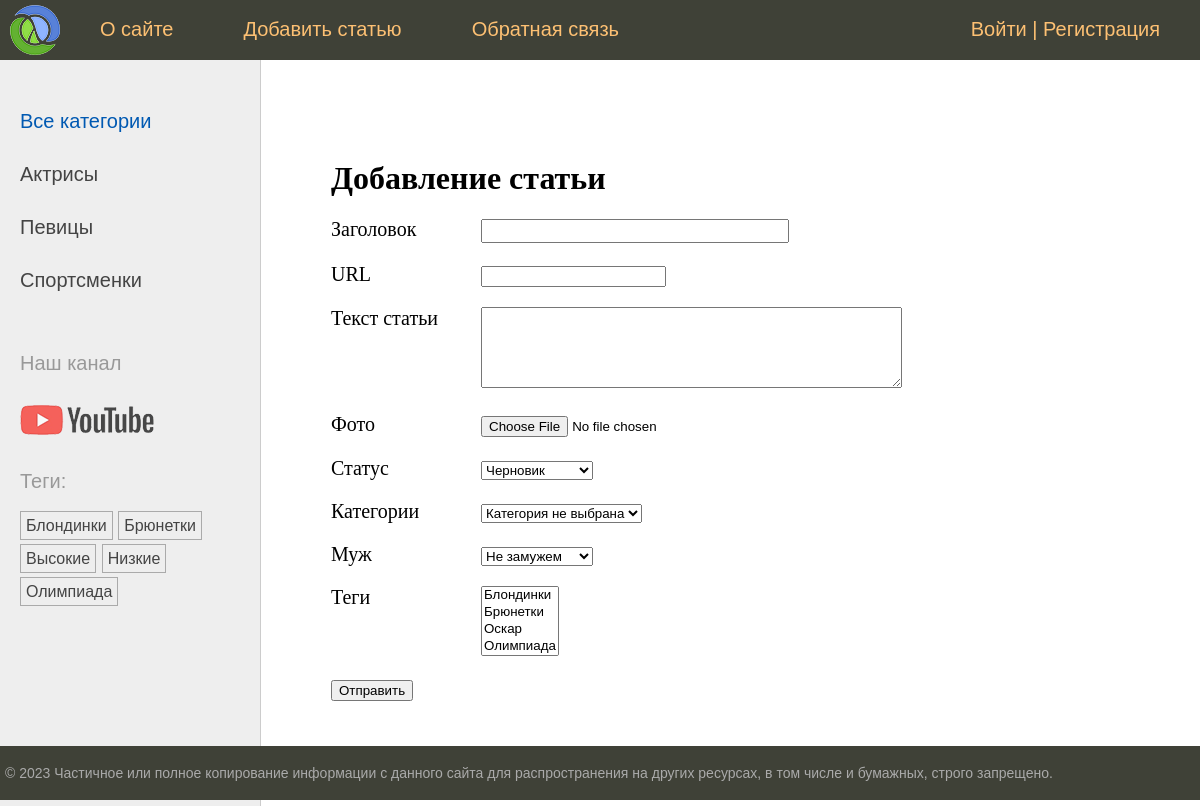
The page /addpage/ on the database its author committed.
### women/models.py (models this page shows)
class Category(models.Model):
    name = models.CharField(max_length=100, db_index=True, verbose_name='Категория')
    slug = models.SlugField(max_length=255, unique=True, db_index=True, verbose_name='Slug')
    class Meta:
        verbose_name = 'Категория'
        verbose_name_plural = 'Категории'
    def __str__(self):
        return self.name
    def get_absolute_url(self):
        return reverse('category', kwargs={'cat_slug': self.slug})

class TagPost(models.Model):
    tag = models.CharField(max_length=100, db_index=True)
    slug = models.SlugField(max_length=255, unique=True, db_index=True)
    def __str__(self):
        return self.tag
    def get_absolute_url(self):
        return reverse('tag', kwargs={'tag_slug': self.slug})

### women/views.py (the view)
# urls.py: path('addpage/', views.AddPage.as_view(), name='add_page'),  # as_view() ОБЗЯЗАТЕЛЬНО!
class AddPage(DataMixin,CreateView):
    form_class = AddPostForm
    template_name = 'women/addpage.html'
    title_page = 'Добавление статьи'

### women/forms.py (shortened to what this page needs)
class AddPostForm(forms.ModelForm):
    cat = forms.ModelChoiceField(queryset=Category.objects.all(), label='Категории', empty_label='Категория не выбрана')
    husband = forms.ModelChoiceField(queryset=Husband.objects.all(), required=False, label='Муж',
                                     empty_label='Не замужем')
    class Meta:
        model = Women
        fields = ['title', 'slug', 'content','photo', 'is_published', 'cat', 'husband', 'tags']
        widgets = {
            'title': forms.TextInput(attrs={'class': 'form-input'}),
            'content': forms.Textarea(attrs={'cols': 50, 'rows': 5}),
        }
        labels = {
            'slug': 'URL'
        }

### users/context_processors.py (called while the page is built)
def get_women_context(request):
    return {'mainmenu' : menu}

### women/models.py (called while the page is built)
    def __str__(self):
        return self.name

### women/templatetags/women_tags.py (called while the page is built)
@register.inclusion_tag('women/list_categories.html')
def show_categories(cat_selected = 0):
    cats = Category.objects.annotate(total=Count('posts')).filter(total__gt=0)
    return {'cats': cats,'cat_selected': cat_selected}

@register.inclusion_tag('women/list_tags.html')
def show_all_tags():
    return {'tags': TagPost.objects.annotate(total=Count('tags')).filter(total__gt=0)}

### women/templates/women/addpage.html (shortened to what this page needs)
{% extends 'base.html' %}
{% block content %}
<h1>{{title}}</h1>
<form action="" method="POST" enctype="multipart/form-data">
    {% for f in form %}
     <p><label class="form-label" for="{{f.id_for_label}}">{{f.label}}</label>{{f}}</p>
    {% endfor %}
    <p><button type="submit">Отправить</button></p>
</form>
{% endblock %}

### women/templates/women/list_categories.html
{% for cat in cats %}
{% if cat.id == cat_selected %}
<li class = 'selected'>{{ cat.name }}</li>
{% else %}
<li><a href="{{ cat.get_absolute_url }}">{{ cat.name }}</a></li>
{% endif %}
{% endfor %}

### women/templates/women/list_tags.html
{% if tags %}
<p>Теги:</p>
<ul class="tags-list">
    {% for t in tags %}
    <li><a href="{{t.get_absolute_url}}">{{t.tag}}</a></li>
    {% endfor %}
</ul>
{% endif %}

### women/static/women/css/styles.css (style rules this page uses)
html, body { font-family: 'Arial'; margin: 0; padding: 0; height: 100%; width: 100%; color: #444; }
a { color: #0059b2; text-decoration: none; }
.left-chapters ul { width: 230px; margin: 0; padding: 20px 10px 10px 20px; list-style: none; font-size: 20px; }
.left-chapters ul li { margin: 30px 0 0 0; color: #999; }
.left-chapters ul li a { color: #444; text-decoration: none; }
ul.tags-list { width: 100%; margin: 0; padding: 0; list-style: none; }
ul.tags-list li { margin: 0; padding: 0 0 10px; display: inline-block; }
ul.tags-list li a { padding: 5px; font-size: 16px; border: 1px solid #aaa; }
.content-text h1 { font-size: 32px; }
.form-input { width: 300px; font-size: 16px; }
.form-label { display: inline-block; min-width: 150px; vertical-align: top; }

### rows shown on the page
Category: name "Актрисы"
Category: name "Певицы"
Category: name "Спортсменки"
TagPost: tag "Блондинки"
TagPost: tag "Брюнетки"
TagPost: tag "Высокие"
TagPost: tag "Низкие"
TagPost: tag "Олимпиада"

### other values the page prints
{{ m.title }} "О сайте" "Добавить статью" "Обратная связь"
{{ title }} "Добавление статьи"
{{ f.label }} "Заголовок" "URL" "Текст статьи" "Фото" "Статус" "Категории" "Муж" "Теги"
